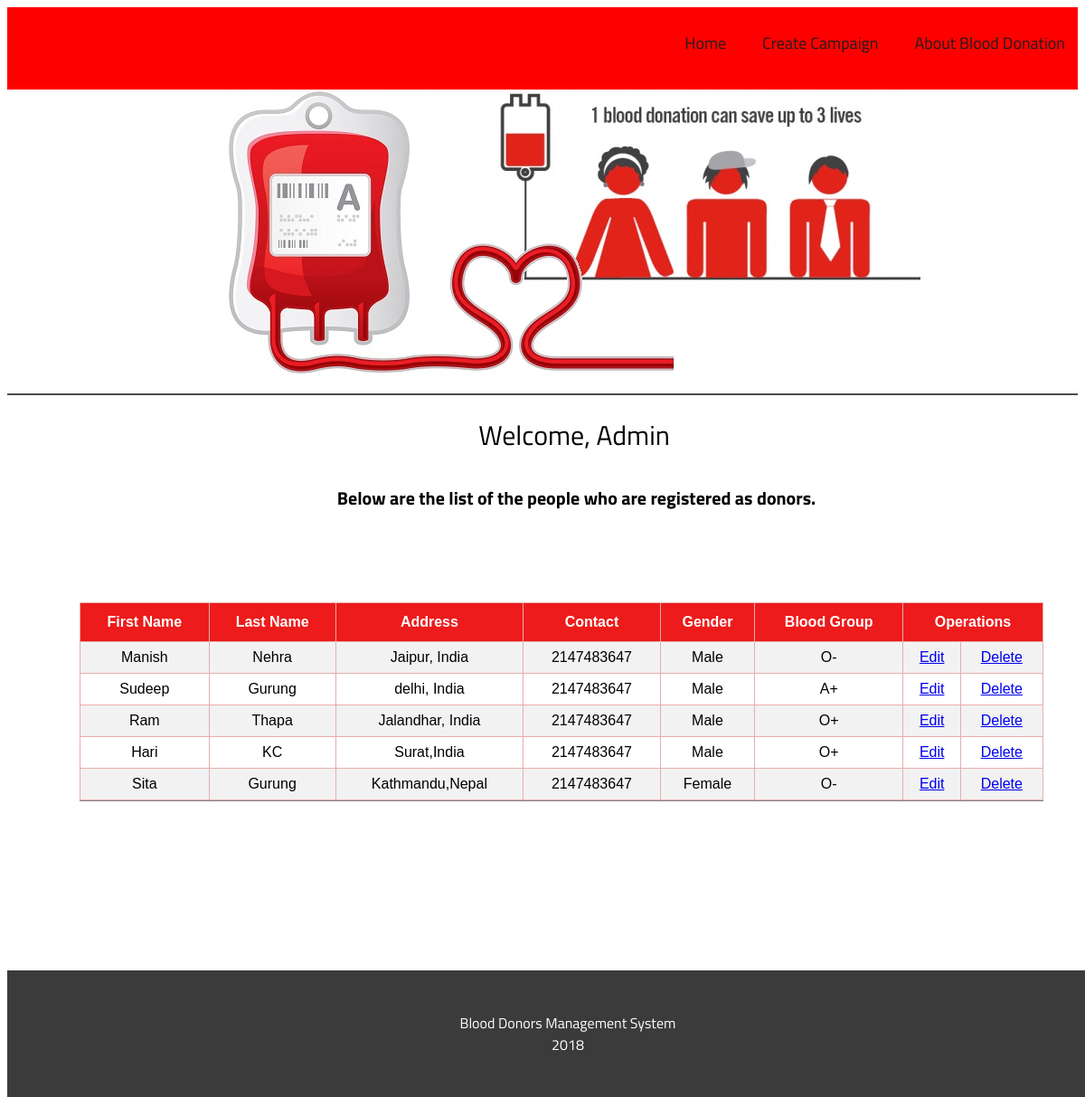
Screenshot of /manish_5423/dashboard.php with the database file from the repository.
### tables this page shows
CREATE TABLE `blood` (
  `id` int(11) NOT NULL,
  `fname` text NOT NULL,
  `lname` text NOT NULL,
  `address` varchar(30) NOT NULL,
  `contact` varchar(20) NOT NULL,
  `gender` text NOT NULL,
  `blood_group` varchar(30) NOT NULL
);

### manish_5423/dashboard.php (the view, shortened to what this page needs)
<!DOCTYPE html>
<html>
<head>
</head>
<body>
     <header>
            <div class="wrapper">
                <h1 class="logo">Resto</h1>
                <nav>
                    <ul>
                        <li><a href="dashboard.php">Home</a></li>
                        <li><a href="campaign.html">Create Campaign</a></li>
                        <li><a href="about.html">About Blood Donation</a></li>
                    </ul>
                </nav>
            </div>
        </header>
        <div id="banner">
        <img src="images/header.jpg" style="margin-left: 20%;">
    </div>
    <div class="line"></div>
    <div class="title">
        <ul>
            <li>Welcome, Admin</li>
        </ul>
    </div>
    <div class="title2">
        <h4>Below are the list of the people who are registered as donors.</h4>
    </div>
<?php
include 'dbconnect.php';
$qry="Select * from blood";
$result=mysqli_query($conn,$qry);
echo"<table border='1' id='customers'>
            <tr>
                <th>First Name</th>
                <th>Last Name</th>
                <th>Address</th>
                <th>Contact</th>
                <th>Gender</th>
                <th>Blood Group</th>
                <th colspan=2>Operations</th>
            </tr>";
while($row=mysqli_fetch_array($result)){
    echo "<tr>
                <td>".$row['fname']."</td>
                <td>".$row['lname']."</td>
                <td>".$row['address']."</td>
                <td>".$row['contact']."</td>
                <td>".$row['gender']."</td>
                <td>".$row['blood_group']."</td>
                <td><a href='editform.php?id=".$row['id']."'>Edit</td>
                <td><a href='delete.php?id=".$row['id']."' >Delete</td>
        </tr>";
}
?>
</body>
<footer>
     <div class="wrapper">
         <ul>
             <li>Blood Donors Management System</li>
                 <li>2018</li>
        </ul>
     </div>
</footer>
</html>

### manish_5423/dashboard.php (style rules this page uses)
body { font-family: 'Titillium Web', sans-serif; }
.wrapper { width: 100%; max-width: 1180px; padding: 0 10px; margin: 0 auto; }
.wrapper:after { display: block; content: ""; clear: both; }
h1.logo { background-image: url(images/logo1.png); background-repeat: no-repeat; width: 100px; text-indent: -10000px; float: left; }
header { background-color:red; top:0; }
header nav { float: right; }
header nav li { float: left; list-style-type: none; margin: 10px 20px; }
header nav li a { text-decoration: none; color: #201C1C; font-size: 18px; }
.line { width: 100%; display: block; border-bottom: 2px solid #4F4A4A; }
.line:after { display: block; content: ""; clear: both; }
#banner img { opacity: 1; }
.title { display: block; }
.title:after { display: block; }
.title ul li { font-size: 40px; list-style: none; text-align: center; }
.title2 { display: block; font-size: 20px; padding-left: 75px; text-align: center; }
.title2:after { clear: both; content: ""; display: block; }
#customers { font-family: "Trebuchet MS", Arial, Helvetica, sans-serif; border-collapse: collapse; width: 90%; margin-top:100px; margin-left:80px; }
#customers td, #customers th { border: 1px solid #E8ADAD; padding: 8px; text-align:center; }
table:after { display: block; clear: both; content: ""; }
.title ul li { font-size: 30px; display: block; padding:5px; margin-left: 30px; }
#customers tr:nth-child(even) { background-color: #f2f2f2; }
#customers:after { clear: both; display: block; content: ""; }
#customers th { padding-top: 12px; padding-bottom: 12px; text-align: center; background-color: #ED1B1B; color: white; }
footer { background: #3b3b3b; margin-top: 40%; padding: 30px 0; width: 100%; position: absolute; }
footer:after { content: ""; display: block; clear: both; }
footer ul { list-style: none; color: white; text-align: center; }

### rows the page displays
blood: fname "Manish", lname "Nehra", address "Jaipur, India", contact "2147483647", gender "Male", blood_group "O-"
blood: fname "Sudeep", lname "Gurung", address "delhi, India", contact "2147483647", gender "Male", blood_group "A+"
blood: fname "Ram", lname "Thapa", address "Jalandhar, India", contact "2147483647", gender "Male", blood_group "O+"
blood: fname "Hari", lname "KC", address "Surat,India", contact "2147483647", gender "Male", blood_group "O+"
blood: fname "Sita", lname "Gurung", address "Kathmandu,Nepal", contact "2147483647", gender "Female", blood_group "O-"
